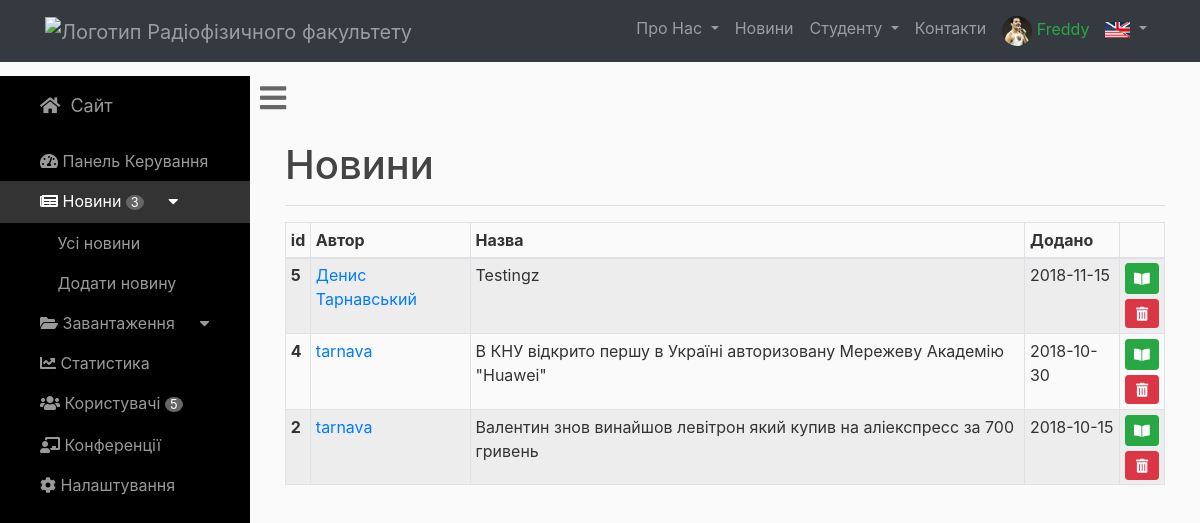
The app's page /admin/news (signed in) with its own data.
### rpd_site/models.py (models this page shows, shortened)
class User(db.Model, UserMixin):
    id = db.Column(db.Integer, primary_key=True)
    username = db.Column(db.String(20), unique=True, nullable=False)
    email = db.Column(db.String(120), unique=True, nullable=False)
    image_file = db.Column(db.String(20), nullable=False,
                           default='default.jpg')
    password = db.Column(db.String(60), nullable=False)
    confirmed = db.Column(db.Boolean, nullable=False, default=0)
    posts = db.relationship('Post', backref='author', lazy=True)
    roles = db.relationship('Role', secondary=roles_users,
                            backref=db.backref('users', lazy='joined'))

class Post(db.Model):
    id = db.Column(db.Integer, primary_key=True)
    title = db.Column(db.String(100), nullable=False)
    date_posted = db.Column(db.DateTime, nullable=False, default=datetime.now)
    content = db.Column(db.Text, nullable=False)
    user_id = db.Column(db.Integer, db.ForeignKey('user.id'), nullable=False)
    image_file = db.Column(db.String(20), nullable=False,
                           default='default_post.png')

### rpd_site/routes.py (the view)
@app.route('/admin/news')
@login_required
def admin_news():
    posts = Post.query.order_by(Post.date_posted.desc())
    return render_template('dashboard_news.html', title="Новини",
                            number_of_users=get_number_of_users(),
                            number_of_posts=get_number_of_posts(),
                            posts=posts
                            )

### rpd_site/helpers.py (called while the page is built)
def get_number_of_users():
    return len(User.query.all())

def get_number_of_posts():
    return len(Post.query.all())

### rpd_site/models.py (called while the page is built)
@login_manager.user_loader
def load_user(user_id):
    return User.query.get(int(user_id))

### rpd_site/templates/dashboard_news.html
{% extends "layout_admin.html" %}
{% block body %}
{% set active_page = "index" %}
        <div id="page-content-wrapper">
            <div class="container-fluid">
                <h1>{{ title }}</h1>
                <hr>
            </div>
            <div class="col-sm-auto" style="width: 100%;">
                <table class="table table-striped table-bordered table-hover table-sm">
                  <thead>
                    <tr>
                      <th scope="col">id</th>
                      <th scope="col">Автор</th>
                      <th scope="col">Назва</th>
                      <th scope="col">Додано</th>
                      <th scope="col"></th>
                    </tr>
                  </thead>
                  <tbody>
                    {% for post in posts %}
                    <tr>
                      <th scope="row">{{ post.id }}</th>
                      <td><a href="{{ url_for('user_id', user_id=post.author.id) }}">{{ post.author.username }}</a></td>
                      <td>{{post.title}}</td>
                      <td>{{post.date_posted.strftime('%Y-%m-%d')}} </td>
                      <td>
                        <a class="btn btn-success btn-sm" href="{{ url_for('post', post_id=post.id) }}"><i class="fas fa-book-open"></i></a>
                        <form action="{{ url_for('delete_post', post_id=post.id) }}" method="POST">
                         <button class="btn btn-danger btn-sm" type="submit" value="" style="padding: 3px 10px 3px 10px; margin-top: 5px;"><i class="fas fa-trash-alt"></i></button>
                        </form>
                      </td>
                    </tr>
                    {% endfor %}
                  </tbody>
                </table>
            </div>
        </div>
{% endblock %}

### rpd_site/templates/layout_admin.html (shortened to what this page needs)
<!DOCTYPE html>
<html lang="en">
<head>
    <link href="{{ url_for('static', filename='vendor/bootstrap/css/' + 'bootstrap.min.css') }}" rel="stylesheet">
    <link href="{{ url_for('static', filename='css/' + 'modern-business.css') }}" rel="stylesheet">
    <link href="{{ url_for('static', filename='css/' + 'simple-sidebar.css') }}" rel="stylesheet">
    <link rel="stylesheet" href="https://use.fontawesome.com/releases/v5.2.0/css/all.css"
>
    <link href="{{ url_for('static', filename='css/' + 'simple-sidebar.css') }}" rel="stylesheet">
</head>
<body>
<nav class="navbar fixed-top navbar-expand-lg navbar-dark bg-dark fixed-top">
    <div class="container">
        {% if menuitem == 'index' %}
        <a class="navbar-brand" style="color:white;" href="{{ url_for('index') }}">
            {% else %}
            <a class="navbar-brand" style="color:rgba(255,255,255,.5);" href="{{ url_for('index') }}">
                {% endif %}
                <img src="{{ url_for('static', filename='img/' + 'knu.jpg') }}" width="50" height="50"
                     alt="Логотип Радіофізичного факультету">
            </a>
            <div class="collapse navbar-collapse" id="navbarResponsive">
                <ul class="navbar-nav ml-auto">
                    <li class="nav-item dropdown">
                        {% if menuitem in ['history',] %}
                        <a class="nav-link dropdown-toggle" href="#" id="navbarDropdownPortfolio" data-toggle="dropdown"
                           aria-haspopup="true" aria-expanded="false" style="color:white;">
                            Про Нас
                        </a>
                        {% else %}
                        <a class="nav-link dropdown-toggle" href="#" id="navbarDropdownPortfolio" data-toggle="dropdown"
                           aria-haspopup="true" aria-expanded="false">
                            Про Нас
                        </a>
                        {% endif %}
                    </li>
                    <li class="nav-item">
                        {% if menuitem in ['news',] %}
                            <a class="nav-link" style="color:white;" href="{{url_for('news')}}">Новини</a>
                        {% else %}
                            <a class="nav-link" href="{{url_for('news')}}">Новини</a>
                        {% endif %}
                    </li>
                    <li class="nav-item dropdown">
                        {% if menuitem in ['schedule',] %}
                            <a class="nav-link dropdown-toggle" href="#" id="navbarDropdownPortfolio" data-toggle="dropdown"
                               aria-haspopup="true" aria-expanded="false" style="color:white;">
                                Студенту
                            </a>
                        {% else %}
                            <a class="nav-link dropdown-toggle" href="#" id="navbarDropdownPortfolio" data-toggle="dropdown"
                               aria-haspopup="true" aria-expanded="false">
                                Студенту
                            </a>
                        {% endif %}
                    </li>
                    <li class="nav-item">
                        {% if menuitem in ['contacts',] %}
                            <a class="nav-link" style="color:white;" href="#">Контакти</a>
                        {% else %}
                            <a class="nav-link" href="#">Контакти</a>
                        {% endif %}
                    </li>
                    <li class="nav-item dropdown">
                        {% if current_user.is_authenticated: %}
                            <a class="nav-link" href="#" id="navbarDropdownBlog" data-toggle="dropdown" aria-haspopup="true"
                               aria-expanded="false">
                                <img src="{{ url_for('static', filename='img/avatars/' + current_user.image_file) }}"
                                     width="30"
                                     height="30" class="rounded-circle" style="vertical-align: middle;"
                                     alt="Логотип Радіофізичного факультету">
                                <span class="text-success">{{ current_user.username }}</span>
                            </a>
                        {% endif %}
                    </li>
                    <li class="nav-item dropdown">
                        <a class="nav-link dropdown-toggle" href="#" id="navbarDropdownPortfolio" data-toggle="dropdown"
                           aria-haspopup="true" aria-expanded="false">
                            <img src="{{ url_for('static', filename='img/' + 'ukus.jpg') }}" alt="english"
                                 style="height: 16px; width: 25px; margin:0; padding:0;">
                        </a>
                    </li>
                </ul>
            </div>
    </div>
</nav>
    <div id="wrapper" class="toggled" style="margin-top: 20px;">
        <div id="sidebar-wrapper">
            <ul class="sidebar-nav">
                <li class="sidebar-brand">
                    <a href="{{ url_for('index') }}"><i class="fas fa-home"></i> &nbsp;Сайт</a>
                </li>
                <li>
                    <a href="{{ url_for('admin') }}" class="
                        "><i class="fas fa-tachometer-alt">
                        </i>&nbsp;Панель Керування</a>
                </li>
                <li>
                    <a href="{{ url_for('admin_news') }}" class="
                        {% if title == 'Новини' %}
                            chosen
                        {% endif %}
                        "><i class="fas fa-newspaper"></i>&nbsp;Новини&nbsp;<small style="color:white; background-color: #666; text-align: center; border-radius: 60%; padding-left:2%; padding-right:2%;">{{number_of_posts}}</small>&nbsp;<i class="fas fa-caret-down"></i></a>
                        {% if title == 'Новини' %}
                                <a href="{{ url_for('news') }}" class="collapsed_item">Усі новини</a>
                                <a href="{{ url_for('new_post') }}" class="collapsed_item">Додати новину</a>
                        {% endif %}
                </li>
                <li>
                    <a data-toggle="collapse" href="#collapseExample" role="button" aria-expanded="false"
                    aria-controls="collapseExample"><i class="fas fa-folder-open"></i>&nbsp;Завантаження&nbsp;<i class="fas fa-caret-down"></i></a>
                </li>
                <li>
                    <a href="#"><i class="fas fa-chart-line"></i>&nbsp;Статистика</a>
                </li>
                <li>
                    <a href="{{ url_for('users') }}"><i class="fas fa-users"></i>&nbsp;Користувачі&nbsp;<small style="color:white; background-color: #666; text-align: center; border-radius: 60%; padding-left:2%; padding-right:2%;">{{number_of_users}}</small></a>
                </li>
                <li>
                    <a href="#"><i class="fas fa-chalkboard-teacher"></i>&nbsp;Конференції</a>
                </li>
                <li>
                    <a href="#"><i class="fas fa-cog"></i>&nbsp;Налаштування</a>
                </li>
            </ul>
        </div>
        <a href="#menu-toggle" id="menu-toggle"><i class="fas fa-bars" ></i></a>
        {% block body %}{% endblock %}
    </div>
</body>
</html>

### rpd_site/static/css/modern-business.css (style rules this page uses)
body { padding-top: 54px; }
@media (min-width: 992px) { body { padding-top: 56px; } }
.navbar { margin-bottom: 0 !important; }
.navbar-brand:after { content: "Кафедра радіотехніки та радіоелектронних систем"; font-size: 80%; }
.bg-dark { background-color: #324696;!important; }
body { overflow-x: hidden; }
#wrapper { padding-left: 0; -webkit-transition: all 0.5s ease; -moz-transition: all 0.5s ease; -o-transition: all 0.5s ease; transition: all 0.5s ease; }
#wrapper.toggled { padding-left: 250px; }
#sidebar-wrapper { z-index: 1000; position: fixed; left: 250px; width: 0; height: 100%; margin-left: -250px; overflow-y: auto; background: #000; -webkit-transition: all 0.5s ease; -moz-transition: all 0.5s ease; -o-transition: all 0.5s ease; transition: all 0.5s ease; }
#wrapper.toggled #sidebar-wrapper { width: 250px; }
#page-content-wrapper { width: 100%; position: absolute; padding: 15px; }
#wrapper.toggled #page-content-wrapper { position: absolute; margin-right: -250px; }
.sidebar-nav { position: absolute; top: 0; width: 250px; margin: 0; padding: 0; list-style: none; }
.sidebar-nav li { text-indent: 20px; line-height: 40px; }
.sidebar-nav li a { display: block; text-decoration: none; color: #999999; }
.sidebar-nav>.sidebar-brand { height: 65px; font-size: 18px; line-height: 60px; }
.sidebar-nav>.sidebar-brand a { color: #999999; }
@media (min-width:768px) { #wrapper { padding-left: 0; } }
@media (min-width:768px) { #wrapper.toggled { padding-left: 250px; } }
@media (min-width:768px) { #sidebar-wrapper { width: 0; } }
@media (min-width:768px) { #wrapper.toggled #sidebar-wrapper { width: 250px; } }
@media (min-width:768px) { #page-content-wrapper { padding: 20px; position: relative; } }
@media (min-width:768px) { #wrapper.toggled #page-content-wrapper { position: relative; margin-right: 0; } }
body { background: #fafafa; color: #333333; }
h1, h2, h3, h4, h5, h6 { color: #444444; }
body, html { height: 100%; margin: 0; }
@media only screen and (max-device-width: 1024px) { .navbar-brand:after { content: "" !important; font-size: 80%; } }

### rpd_site/static/css/simple-sidebar.css (style rules this page uses)
body { overflow-x: hidden; }
#wrapper { padding-left: 0; -webkit-transition: all 0.5s ease; -moz-transition: all 0.5s ease; -o-transition: all 0.5s ease; transition: all 0.5s ease; }
#wrapper.toggled { padding-left: 250px; }
#sidebar-wrapper { z-index: 1000; position: fixed; left: 250px; width: 0; height: 100%; margin-left: -250px; overflow-y: auto; background: #000; -webkit-transition: all 0.5s ease; -moz-transition: all 0.5s ease; -o-transition: all 0.5s ease; transition: all 0.5s ease; }
#wrapper.toggled #sidebar-wrapper { width: 250px; }
#page-content-wrapper { width: 100%; position: absolute; padding: 15px; }
#wrapper.toggled #page-content-wrapper { position: absolute; margin-right: -250px; }
.sidebar-nav { position: absolute; top: 0; width: 250px; margin: 0; padding: 0; list-style: none; }
.sidebar-nav li { text-indent: 20px; line-height: 40px; }
.sidebar-nav li a { display: block; text-decoration: none; color: #999999; }
.sidebar-nav li a:hover, .chosen { text-decoration: none; color: #fff !important; background: rgba(255, 255, 255, 0.2); }
.sidebar-nav>.sidebar-brand { height: 65px; font-size: 18px; line-height: 60px; }
.sidebar-nav>.sidebar-brand a { color: #999999; }
@media (min-width:768px) { #wrapper { padding-left: 0; } }
@media (min-width:768px) { #wrapper.toggled { padding-left: 250px; } }
@media (min-width:768px) { #sidebar-wrapper { width: 0; } }
@media (min-width:768px) { #wrapper.toggled #sidebar-wrapper { width: 250px; } }
@media (min-width:768px) { #page-content-wrapper { padding: 20px; position: relative; } }
@media (min-width:768px) { #wrapper.toggled #page-content-wrapper { position: relative; margin-right: 0; } }
#menu-toggle { font-size:30px; padding-left: 10px; padding-top: 10px; border: 1px; color: #666; }
.collapsed_item { padding-left: 15%; }

### records on screen
User: image_file (picture), username "Freddy"
Post: id "5", author.username "Денис Тарнавський", title "Testingz", date_posted "2018-11-15"
Post: id "4", author.username "tarnava", title "В КНУ відкрито першу в Україні авторизовану Мережеву Академію \"Huawei\"", date_posted "2018-10-30"
Post: id "2", author.username "tarnava", title "Валентин знов винайшов левітрон який купив на аліекспресс за 700 гривень", date_posted "2018-10-15"

### other values on screen
{{ number_of_posts }} "3"
{{ number_of_users }} "5"
{{ title }} "Новини"
